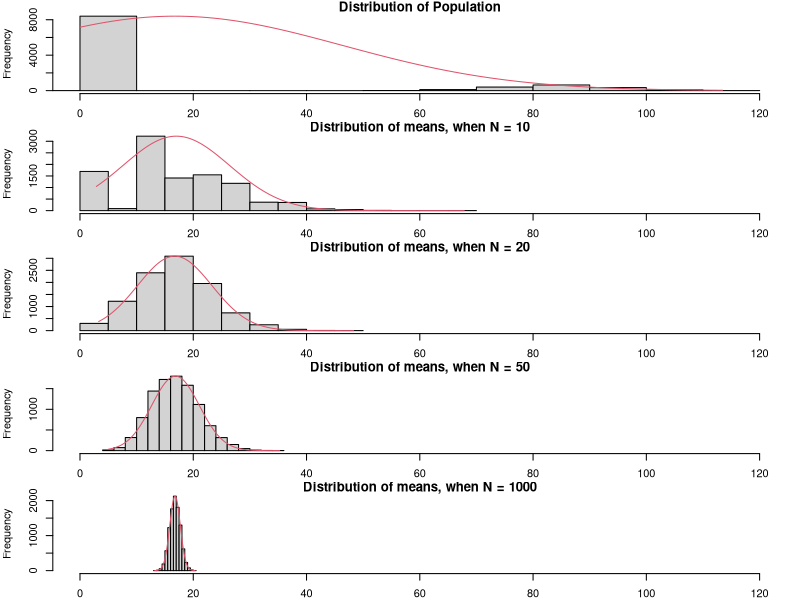

This chart was generated by the following R code:

par(mfrow=c(5,1), mar=c(2,4,1,1))
popn = ifelse(rnorm(10000)<1, rnorm(10000, 4, 1), rnorm(10000, 84, 10))

rng = c(0,120)
temp=hist(popn, main="Distribution of Population", xlim=rng)
mltplr = max(temp$count)/max((dn=dnorm((qs=seq(min(popn), max(popn), .5)),mean(popn), sd(popn))))
lines(x=qs, y=dn*mltplr, col=2)


sMeans = numeric(10000)

for (i in 1:10000) sMeans[i]=mean(sample(popn, (N=10), replace=TRUE))
temp=hist(sMeans, main=paste("Distribution of means, when N =", N), xlim=rng)
mltplr = max(temp$count)/max((dn=dnorm((qs=seq(min(sMeans), max(sMeans), .01)),mean(sMeans), sd(sMeans))))
lines(x=qs, y=dn*mltplr, col=2)

for (i in 1:10000) sMeans[i]=mean(sample(popn, (N=20), replace=TRUE))
temp=hist(sMeans, main=paste("Distribution of means, when N =", N), xlim=rng)
mltplr = max(temp$count)/max((dn=dnorm((qs=seq(min(sMeans), max(sMeans), .01)),mean(sMeans), sd(sMeans))))
lines(x=qs, y=dn*mltplr, col=2)

for (i in 1:10000) sMeans[i]=mean(sample(popn, (N=50), replace=TRUE))
temp=hist(sMeans, main=paste("Distribution of means, when N =", N), xlim=rng)
mltplr = max(temp$count)/max((dn=dnorm((qs=seq(min(sMeans), max(sMeans), .01)),mean(sMeans), sd(sMeans))))
lines(x=qs, y=dn*mltplr, col=2)

for (i in 1:10000) sMeans[i]=mean(sample(popn, (N=1000), replace=TRUE))
temp=hist(sMeans, main=paste("Distribution of means, when N =", N), xlim=rng)
mltplr = max(temp$count)/max((dn=dnorm((qs=seq(min(sMeans), max(sMeans), .01)),mean(sMeans), sd(sMeans))))
lines(x=qs, y=dn*mltplr, col=2)
